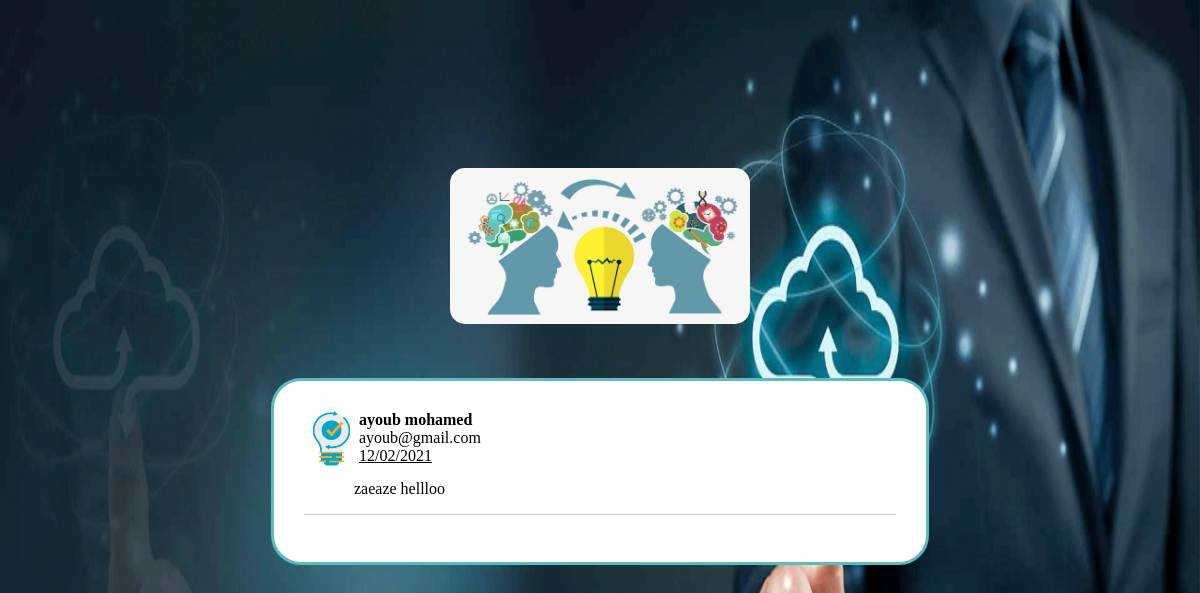
The page /liremots.php on the database its author committed.
### tables this page shows
CREATE TABLE IF NOT EXISTS `data` (
  `userId` int(11) DEFAULT NULL,
  `date` varchar(10) DEFAULT NULL,
  `content` varchar(1000) DEFAULT NULL,
  `type` varchar(20) DEFAULT NULL
);

CREATE TABLE IF NOT EXISTS `users` (
  `userid` int(11) NOT NULL AUTO_INCREMENT,
  `email` varchar(60) NOT NULL,
  `mdp` varchar(20) NOT NULL,
  `nompre` varchar(50) NOT NULL,
  PRIMARY KEY (`userid`)
);

### liremots.php (the view, shortened to what this page needs)
<!doctype html>
<html lang="fr-MA">
<head>
</head>
<body>
	<div class="conseils" >
		<div class="conseils2">
			<img src="motjpg.jpg" alt="conseils" width="300px">
		</div>
	</div>
	<div class="center">
		<?php
		$dbhost = 'localhost';
		$dbuser = 'root';
		$dbpass = 'root';
		$dbname = 'database';
		$conn = mysqli_connect($dbhost, $dbuser, $dbpass,$dbname);
		$Query = "SELECT nompre, email, date, content FROM users join data on users.userid = data.userid where type = 'experience'";
		$result = mysqli_query($conn, $Query);
		if (mysqli_num_rows($result) > 0) {
            while($row = mysqli_fetch_assoc($result)) {
					echo '<div class="cons">
					<div class="coord">
						<div class="icon">
							<img src="msg.png" width="55px">
						</div>
						<div class="authdate">
							<div class="author">'
							. $row["nompre"] .
							'</div>
							<div class="email">'
							. $row["email"] .
							'</div>
							<div class="date">'
								. $row["date"] .
							'</div>
						</div>
					</div>
					<div class="cons-content"> '
							. $row["content"] .
					'</div>
					<hr/>
					</div>';
            }
         } else {
            echo "Pas de mots des lauréats pour le moment.";
         }
		?>
	</div>
</body>

### liremots.php (style rules this page uses)
body { background-image: url('png.png'); background-repeat: no-repeat; background-attachment: fixed; background-size: 100% 100%; align-items: center; }
.conseils { margin: auto; display: flex; flex-direction: row; width: 100%; justify-content: center; }
.conseils2 { border-radius: 5px; padding-top: 160px; margin: auto; }
img { border-radius: 15px; }
.center { border-style: solid; border-color: rgb(94, 187, 187); text-align: left; align-items: center; justify-content: center; border-radius: 30px; background-color: white; width: 50%; padding: 30px; margin: 50px auto; }
.coord { display: flex; flex-direction: row; }
.author { font-weight: bold; }
.date { text-decoration: underline; }
.cons-content { margin-top: 10px; text-indent: 50px; }
hr { display: block; height: 1px; border: 0; border-top: 1px solid #ccc; margin: 1em 0; padding: 0; }

### rows shown on the page
data: userId.nompre "ayoub mohamed", userId.email "ayoub@gmail.com", date "12/02/2021", content "zaeaze hellloo"
